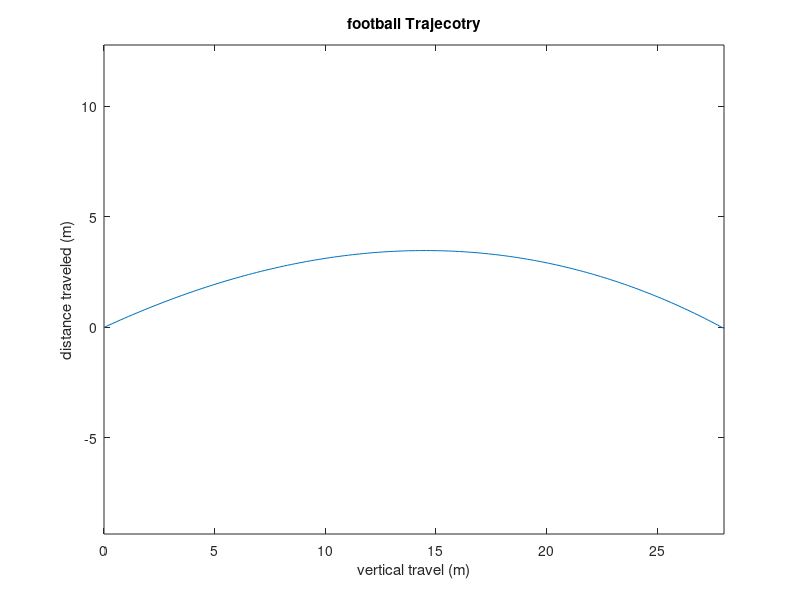
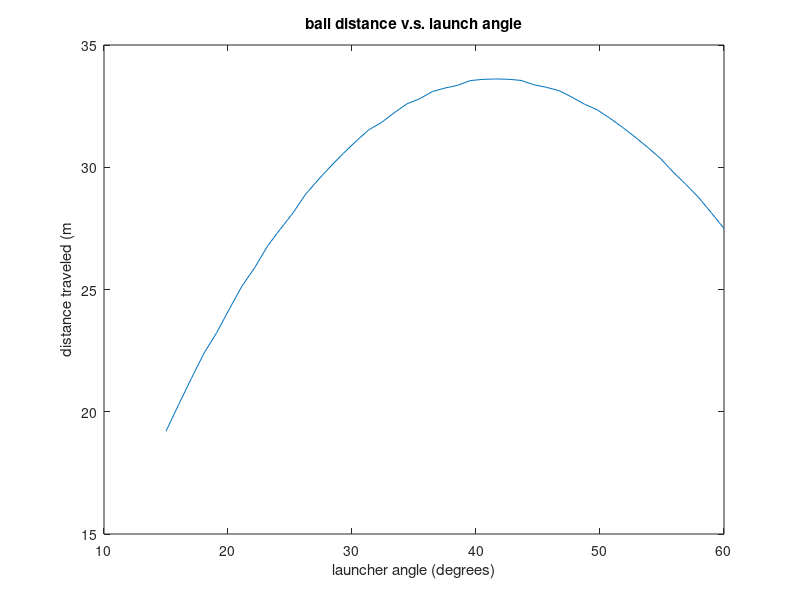
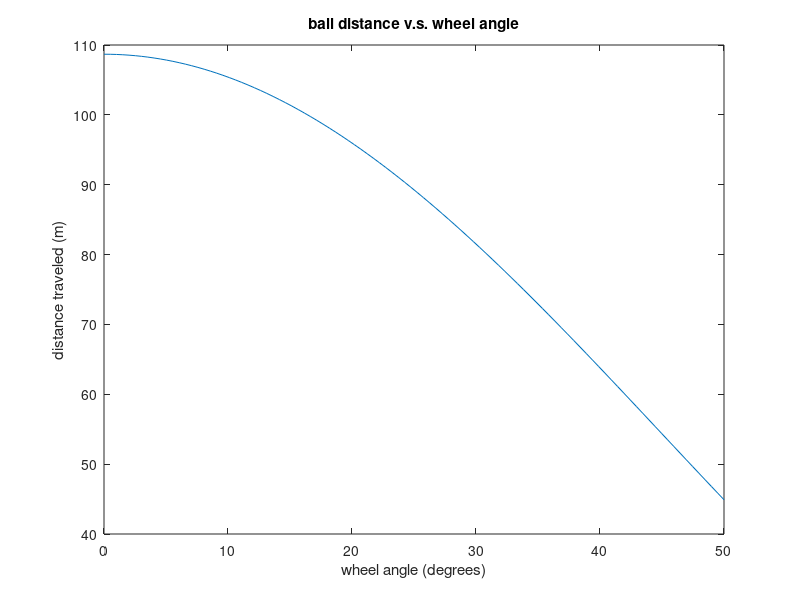
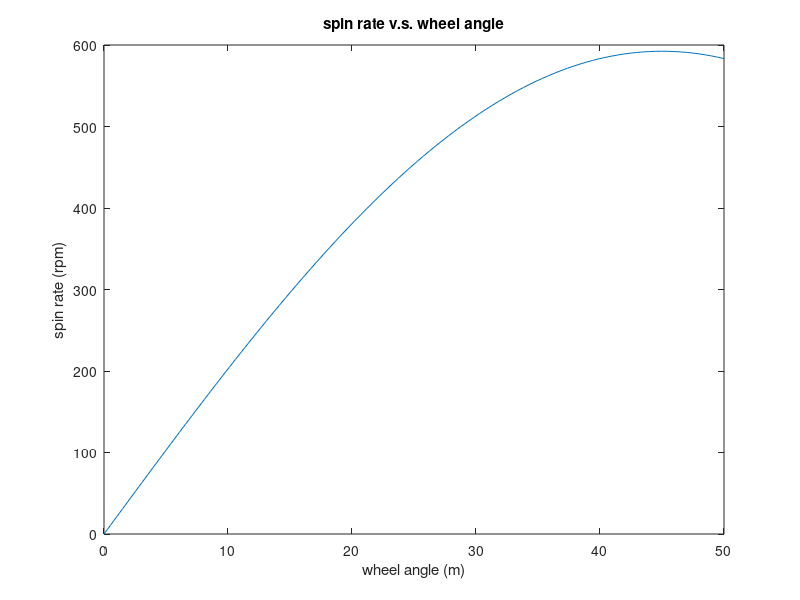

These charts were generated, in order, by the following MATLAB code:
clear all
% football parameters
polar_moment = 0.0501*0.1; % polar moment of inertia: kg*m^2
a0 = 0.089; 
b0 = 0.089;
c0 = 0.1395;
a1 = 0.085;
b1 = 0.085;
c1 = 0.136;
leather_density = 1000;
mass = leather_density*(4/3)*pi*(a0*b0*c0 - a1*b1*c1)*0.1
m_ball = 0.425243;
r_ball = 0.084;

% launcher parameters
wheel_speed_rpm = 1000;
omega_w1 = wheel_speed_rpm*2*pi()/60; % wheel 1 angular velocity: rad/s
omega_w2 = wheel_speed_rpm*2*pi()/60; % wheel 2 angular velocity: rad/s
r_wheel = 0.125; % radius of wheels: meters
angle_w1 = 22.5; % angle between wheel and horizontal: deg
angle_w2 = -22.5; % angle between wheel and horizontal: deg
efficiency = 0.85; % efficiency due to slip/friction
angle_launch = 25; % angle that ball is launched: deg
cont_time = 0.05; % contact time: sec


v_w1 = omega_w1 * r_wheel; % wheel 1 linear velocity: m/s
v_w2 = omega_w2 * r_wheel; % wheel 2 linear velocity: m/s
v_ball = sqrt(((v_w1*cosd(angle_w1) + v_w2*cosd(angle_w2))*efficiency)^2 ...
    + ((v_w1*sind(angle_w1) + v_w2*sind(angle_w2))*efficiency)^2) % velocity of ball: m/s
dist_traveled = (v_ball^2*sind(2*angle_launch))/9.81 % distance traveled: m
v_ball_1 = sqrt((v_ball*cosd(angle_w1))^2 ...
    + (v_ball*sind(angle_w1))^2); % velocity imparted on ball from wheel 1: m/s
v_ball_2 = sqrt((v_ball*cosd(angle_w2))^2 ...
    + (v_ball*sind(angle_w2))^2); % velocity imparted on ball from wheel 2: m/s
force_1 = mass*v_ball_1/cont_time*sind(angle_w1); % y force from wheel 1 on ball: N
force_2 = mass*v_ball_2/cont_time*sind(angle_w2); % y force from wheel 2 on ball: N
omega_ball = (cont_time*(abs(force_1)*r_wheel ...
    + abs(force_2)*r_wheel))/polar_moment; % angular velocity of ball: rad/s
rpm = omega_ball/(2*pi)*60 % rpm of ball


force_applied_ball = mass*v_ball_1/cont_time;



%% plot trajectory (w airresistance)
a= pi*r_ball^2;
rho = 1.296 ; % air density kg/m^3
C_d = 0.2;
v_traj = v_ball; % m/s
cannon_angle = angle_launch; % DEGREES
g = 9.8; % m/s^2
x = []; x(1) = 0;
y = []; y(1) = 0;
v_x = v_traj*cosd(cannon_angle);
v_y = v_traj*sind(cannon_angle);
drag_const = 1/2*rho*C_d*a ;
delta_t = 0.01; % s
t = []; t(1) = delta_t;
i = 1;
while y(i) >= 0
    % calculate acceleration and velocity
    a_x = -(drag_const/m_ball)*v_traj*v_x;
    a_y = -g-(drag_const/m_ball)*v_traj*v_y;
    v_x = v_x + a_x*delta_t ;
    v_y = v_y + a_y*delta_t ;
    v = sqrt(v_x^2 + v_y^2);
    % calculate position
    x(i+1) = x(i) + v_x*delta_t + a_x*delta_t^2/2;
    y(i+1) = y(i) + v_y*delta_t + a_y*delta_t^2/2;
   
    % calculate loop values
    t(i+1) = t(i) + delta_t;
    i = i+1; 
end
figure()
plot(x,y)
axis("equal")
title("football Trajecotry")
xlabel("vertical travel (m)")
ylabel("distance traveled (m)")

ball_distance = max(x)


%% calcualte ideal angle
angles = linspace(15,60,45);
ball_dist = zeros(1,45);
for j = 1:45
    cannon_angle = angles(j); % DEGREES
    g = 9.8; % m/s^2
    x = []; x(1) = 0;
    y = []; y(1) = 0;
    v_x = v_traj*cosd(cannon_angle);
    v_y = v_traj*sind(cannon_angle);
    drag_const = 1/2*rho*C_d*a ;
    delta_t = 0.01; % s
    t = []; t(1) = delta_t;
    i = 1;
    while y(i) >= 0
        % calculate acceleration and velocity
        a_x = -(drag_const/m_ball)*v_traj*v_x;
        a_y = -g-(drag_const/m_ball)*v_traj*v_y;
        v_x = v_x + a_x*delta_t ;
        v_y = v_y + a_y*delta_t ;
        v = sqrt(v_x^2 + v_y^2);
        % calculate position
        x(i+1) = x(i) + v_x*delta_t + a_x*delta_t^2/2;
        y(i+1) = y(i) + v_y*delta_t + a_y*delta_t^2/2;
       
        % calculate loop values
        t(i+1) = t(i) + delta_t;
        i = i+1; 
    end
    ball_dist(j) = max(x);
end
[max_dist, index] = max(ball_dist);
ideal_angle = angles(index);

figure()
plot(angles, ball_dist)
title("ball distance v.s. launch angle")
xlabel("launcher angle (degrees)")
ylabel("distance traveled (m")

%% spin study

angles = linspace(0,50,100);
ball_dist = zeros(1,100);
spin_rate = zeros(1,100);
for j = 1:100
    cannon_angle = angles(j); % DEGREES

    wheel_speed_rpm = 1500;
    omega_w1 = wheel_speed_rpm*2*pi()/60; % wheel 1 angular velocity: rad/s
    omega_w2 = wheel_speed_rpm*2*pi()/60; % wheel 2 angular velocity: rad/s
    r_wheel = 0.125; % radius of wheels: meters
    angle_w1 = angles(j); % angle between wheel and horizontal: deg
    angle_w2 = -angles(j); % angle between wheel and horizontal: deg
    efficiency = 0.95; % efficiency due to slip/friction
    angle_launch = 25; % angle that ball is launched: deg
    cont_time = 0.05; % contact time: sec
    
    
    v_w1 = omega_w1 * r_wheel; % wheel 1 linear velocity: m/s
    v_w2 = omega_w2 * r_wheel; % wheel 2 linear velocity: m/s
    v_ball = sqrt(((v_w1*cosd(angle_w1) + v_w2*cosd(angle_w2))*efficiency)^2 ...
        + ((v_w1*sind(angle_w1) + v_w2*sind(angle_w2))*efficiency)^2) ;% velocity of ball: m/s
    ball_dist(j) = (v_ball^2*sind(2*angle_launch))/9.81; % distance traveled: m
    v_ball_1 = sqrt((v_ball*cosd(angle_w1))^2 ...
        + (v_ball*sind(angle_w1))^2); % velocity imparted on ball from wheel 1: m/s
    v_ball_2 = sqrt((v_ball*cosd(angle_w2))^2 ...
        + (v_ball*sind(angle_w2))^2); % velocity imparted on ball from wheel 2: m/s
    force_1 = mass*v_ball_1/cont_time*sind(angle_w1); % y force from wheel 1 on ball: N
    force_2 = mass*v_ball_2/cont_time*sind(angle_w2); % y force from wheel 2 on ball: N
    omega_ball = (cont_time*(abs(force_1)*r_wheel ...
        + abs(force_2)*r_wheel))/polar_moment; % angular velocity of ball: rad/s
    spin_rate(j) = omega_ball/(2*pi)*60*1.3 ;% rpm of ball


    force_applied_ball = mass*v_ball_1/cont_time;
end


figure()
plot(angles, ball_dist)
title("ball distance v.s. wheel angle")
xlabel("wheel angle (degrees)")
ylabel("distance traveled (m)")

figure()
plot(angles, spin_rate)
title("spin rate v.s. wheel angle")
xlabel("wheel angle (m)")
ylabel("spin rate (rpm)")

